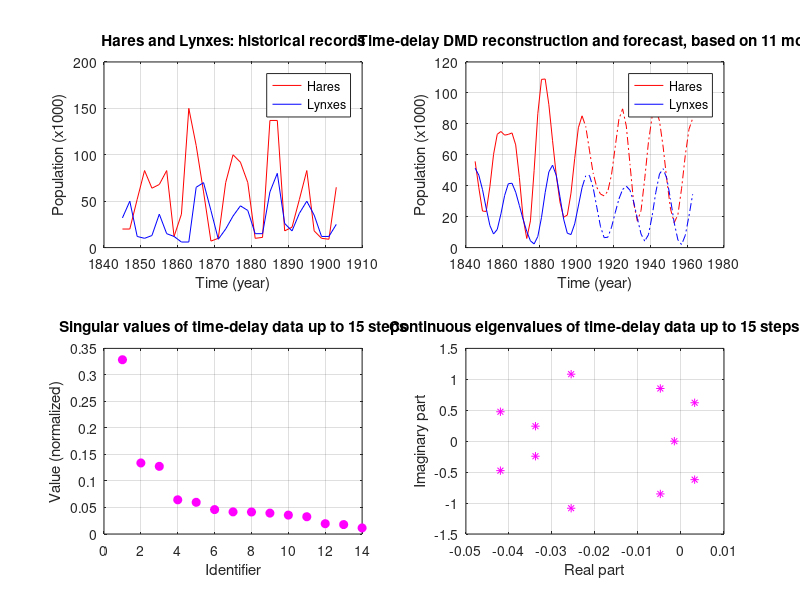

Recreate this plot in MATLAB.
%%%%%%%%%%%%%%%%%%%%%%%%%%%%%%%%%%%%%%%%%%%%%%%%%%%%%%%%%%%%%%%%%%%%%%%%%%%
%                                                                         %
%     This code developed by M.Brunetti, in partial fulfilment of the     % 
%     requirements of course "Modelling from Measurements" - #055461      % 
%                                                                         %
%                                               Politecnico di Milano     %
%                                                           June 2020     %
%                                                                         %
%%%%%%%%%%%%%%%%%%%%%%%%%%%%%%%%%%%%%%%%%%%%%%%%%%%%%%%%%%%%%%%%%%%%%%%%%%%

%%% DMD reconstruction and forecast in cascade to Time Delay Embedding %%%%

%% DATA INITIALIZATION

clear all; close all; clc;

% time base
t1 = 1845;
t2 = 1903;
dt = 2;
t = (t1:dt:t2); % historical time base 
te = (t1:dt:t2+dt*length(t)); % extended time base 
ths = length(t); % reconstruction to forecast threshold

% hare status
xa = [20 20 52 83 64 68 83 12 36 150 110 60 7 10 70];
xb = [100 92 70 10 11 137 137 18 22 52 83 18 10 9 65]; 
x = [xa xb];

% lynx status
ya = [32 50 12 10 13 36 15 12 6 6 65 70 40 9 20];
yb = [34 45 40 15 15 60 80 26 18 37 50 35 12 12 25]; 
y = [ya yb];

% system status
X = [x; y];
[n,m] = size(X); % state dimension (n), number of snapshots (m)

% Hankel matrix
d = 15; % max delay [0..m-1]

H=[];
for i = 1:(d+1)
    H = [H; X(:,i:m-(d+1)+i)]; 
end  
    
%% TDE-DMD ALGORITHM

H1 = H(:,1:end-1); % Hankel matrix (Koopman approximation)
H2 = H(:,2:end); % time shifted Hankel matrix
[U,Sigma,V] = svd(H1, 'econ'); % SVD decomposition

r = 11; % rank-truncation
U_r = U(:,1:r); % reduced left singular vector set
Sigma_r = Sigma(1:r,1:r); % reduced singular value set
V_r = V(:,1:r); % reduced right singular vector set

Atilde = U_r'*H2*V_r/Sigma_r; % DMD linear operator
[W,D] = eig(Atilde); % DMD eigenvalues & vectors
Phi = H2*V_r/Sigma_r*W; % DMD modes (unloaded)
lambda = diag(D); % DMD eigenvalues
omega = log(lambda)/dt; % DMD continuos eigenvalues 
y0 = Phi\H(:,1);  % DMD loadings (initial conditions)
frequencies = imag(omega)/(2*pi); % DMD frequencies (real)

%% TDE-DMD PREDICTION 

% Time-delay DMD reconstruction & forecast
X_modes = zeros(r,length(te)); 
for i = 1:length(te)
    X_modes(:,i) = (y0.*exp(omega*(i-1)));
end
X_dmd = Phi*X_modes;
X2_dmd = X_dmd (1:2,:); 

% Time-delay DMD error L2
error = zeros(1,length(t)); 
for i = 1:dt:length(t)
    error (i) = norm(X2_dmd(:,i)-X(:,i)); 
end

%% RESULTS PLOTTING

subplot(2,2,1);
plot(t,X(1,:),'r',t,X(2,:),'b');
title('Hares and Lynxes: historical records');
xlabel('Time (year)');
ylabel('Population (x1000)');
legend({'Hares','Lynxes'});
grid ON;

subplot(2,2,2);
plot(te(1:ths),real(X2_dmd(1,1:ths)),'r',...
     te(1:ths),real(X2_dmd(2,1:ths)),'b',...
     te(ths:end),real(X2_dmd(1,ths:end)),'r-.',...
     te(ths:end),real(X2_dmd(2,ths:end)),'b-.');
title(['Time-delay DMD reconstruction and forecast, based on '...
       num2str(r) ' modes']);
xlabel('Time (year)');
ylabel('Population (x1000)');
legend({'Hares','Lynxes'});
grid ON;

subplot(2,2,3);
aux = plot(diag(Sigma)/sum(diag(Sigma)),'mo');
set(aux, 'markerfacecolor', get(aux, 'color'));
title(['Singular values of time-delay data up to '...
        num2str(d) ' steps']);
xlabel('Identifier')
ylabel('Value (normalized)')
grid ON;

subplot(2,2,4);
plot(real(omega),imag(omega),'m*');
title(['Continuous eigenvalues of time-delay data up to '...
        num2str(d) ' steps']);
xlabel('Real part');
ylabel('Imaginary part');
grid ON;

%plot(t,error,'m');
%title('Time-delay DMD fitting error');
%xlabel('Time [year]');
%ylabel('Deviation (per snapshot, L2)');
%grid ON;
%grid('minor');












